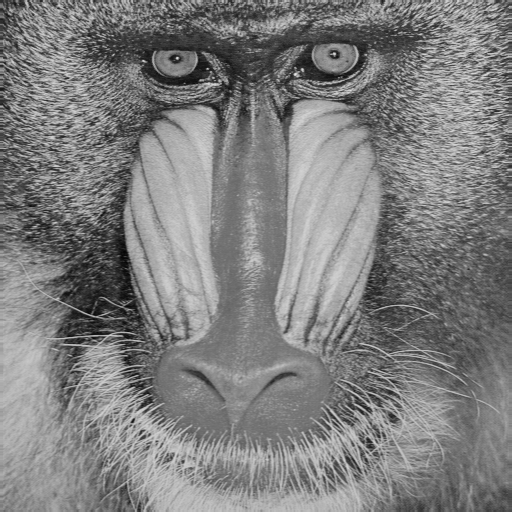
#> input picture new_img.bmp, 512 x 512 px
$ python extractdata.py
#> lines starting #> are read from the running program, lines starting #| are printed output that depends on the picture
from PIL import Image
import math
host_image = Image.open('new_img.bmp','r') #open image
#> host_image is the input picture: PIL image 512x512 L; min 5, max 231, mean 126.8

pixel_value_hostimage = list(host_image.getdata())
#> pixel_value_hostimage = 262144 items


def calculate_di(pixels_value):
    list_of_di=[]
    for i in range(0,len(pixels_value),2):
        list_of_di+=[abs(pixels_value[i]-pixels_value[i+1])]
    return list_of_di


def find_domain_in_quantity_table(list_of_di):
    uper_lower_bound=[]
    for i in list_of_di :

        if 0<=i<=7 :

            uper_lower_bound+=[0]

        elif 8<=i<=15 :

            uper_lower_bound+=[8]

        elif 16<=i<=31 :

            uper_lower_bound+=[16]

        elif 32 <= i <=63 :

            uper_lower_bound+=[32]
        elif  64 <= i <=127 :

            uper_lower_bound+=[64]
        elif 128 <= i <=255 :

             uper_lower_bound+=[128]
    return uper_lower_bound


def calculate(list_of_di,lower_bound):
    b=[]
    for i in range(len(list_of_di)):
        b+=[list_of_di[i]-lower_bound[i]]

    return b


def convert_dec_to_bin(b):
    bine=[]
    for i in b :
        bine+=[bin(i)[2:]]
    return bine


def show_new_picture(pixels):
    img = Image.new('L', (400,400))
    img.putdata(pixels)
    img.save("new__img.bmp")
    img.show()


di=calculate_di(pixel_value_hostimage)
#> the loop in calculate_di, `for i in range(0,len(pixels_value),2):` made 131072 passes
#> i on passes 17 to 19: 32, 34, 36
#> after the loop in calculate_di, `for i in range(0,len(pixels_value),2):`: list_of_di = 131072 items
#> di = 131072 items
#print(pixel_value_hostimage[-2])
lower_bound=find_domain_in_quantity_table(di)
#> the loop in find_domain_in_quantity_table, `for i in list_of_di : ` made 131072 passes
#> (i, uper_lower_bound) on passes 2 to 13: (16, [0, 16]), (19, [0, 16, 16]), (2, [0, 16, 16, 0]), (10, [0, 16, 16, 0, 8]), (21, [0, 16, 16, 0, 8, 16]), (45, [0, 16, 16, 0, 8, 16, 32]), (41, [0, 16, 16, 0, 8, 16, 32, 32]), (1, [0, 16, 16, 0, 8, 16, 32, 32, 0]), (41, [0, 16, 16, 0, 8, 16, 32, 32, 0, 32]), (9, [0, 16, 16, 0, 8, 16, 32, 32, 0, 32, 8]), (10, [0, 16, 16, 0, 8, 16, 32, 32, 0, 32, 8, 8]), (41, [0, 16, 16, 0, 8, 16, 32, 32, 0, 32, 8, 8, 32])
#> i on passes 19 to 24: 22, 10, 3, 92, 46, 15
#> lower_bound = 131072 items

z=calculate(di,lower_bound)
#> the loop in calculate, `for i in range(len(list_of_di)):` made 131072 passes
#> b on passes 1 to 3: [1], [1, 0], [1, 0, 3]
#> z = 131072 items

show_new_picture(z)
#> in show_new_picture, `img = Image.new('L', (400,400))`: img: PIL image 400x400 L; every value is 0
#> in show_new_picture, `img.putdata(pixels)`:
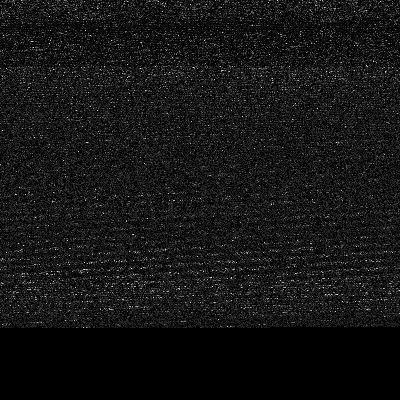
#> img: PIL image 400x400 L; min 0, max 37, mean 3.1; drawn with min black and max white
#print(z[0:40])
#q=convert_dec_to_bin(z)
#print(q[0:40])
